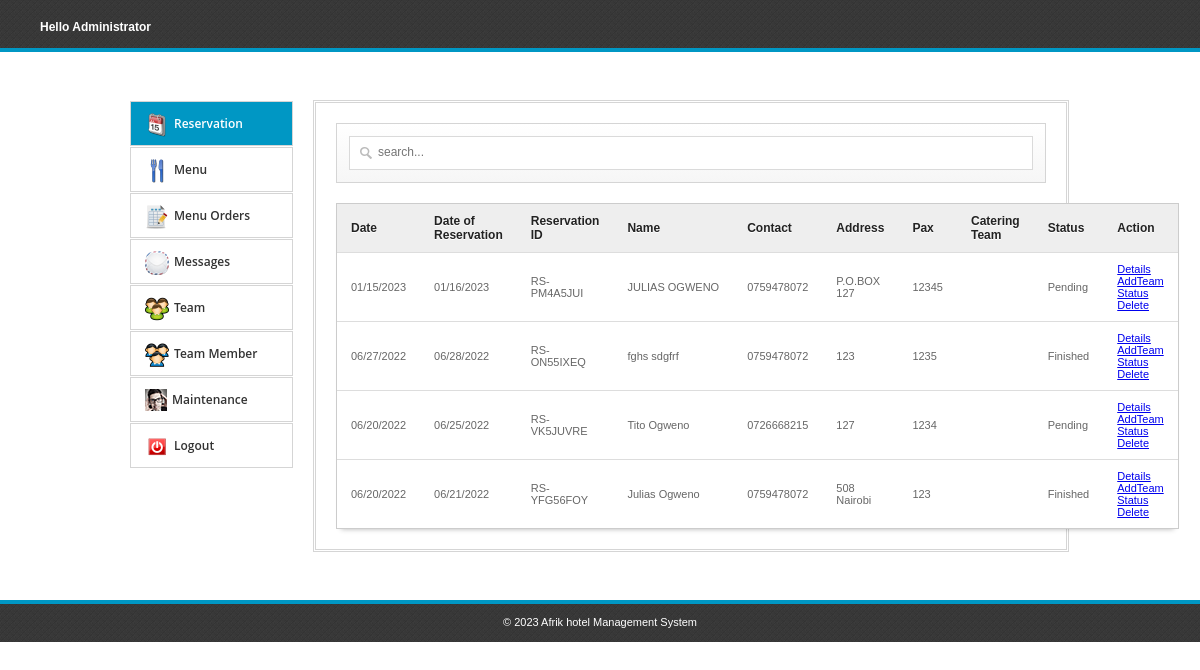
Page /admin/index.php (signed in) on the committed database.
### tables this page shows
CREATE TABLE IF NOT EXISTS `reservation` (
  `id` int(11) NOT NULL AUTO_INCREMENT,
  `res_id` varchar(100) NOT NULL,
  `firstname` varchar(100) NOT NULL,
  `lastname` varchar(100) NOT NULL,
  `address` varchar(100) NOT NULL,
  `contact` varchar(100) NOT NULL,
  `type_res` varchar(100) NOT NULL,
  `date` varchar(100) NOT NULL,
  `pax` varchar(100) NOT NULL,
  `combo` int(11) NOT NULL,
  `amount` varchar(100) NOT NULL,
  `type_catering` varchar(100) NOT NULL,
  `team` varchar(100) NOT NULL,
  `status` varchar(100) NOT NULL,
  `time` varchar(100) NOT NULL,
  `resdate` varchar(100) NOT NULL,
  PRIMARY KEY (`id`)
);

### admin/index.php (the view, shortened to what this page needs)
<html>
<head>
<link rel="stylesheet" href="admin.css">
<link href="src/facebox.css" media="screen" rel="stylesheet" type="text/css" />
</head>
<body>
	<div id="top">
		<div class="logo">
			<span style="float:right; color:#FFFFFF; font-weight:bold; display: inline-block; padding: 20px 0 0 20px;">Hello Administrator</span>
		</div>
	</div>
	<div class="container  clearfix">
		<div class="one-third1 column">
			<ul>
				<li class="active"><a href="index.php"><img alt="" src="img/home.png"><span>Reservation</span></a></li>
				<li><a href="menu.php"><img alt="" src="img/page.png"><span>Menu</span></a></li>
				<li><a href="menuorders.php"><img alt="" src="img/menuorder.png"><span>Menu Orders</span></a></li>
				<li><a href="suggestions.php"><img alt="" src="img/mesage.png"><span>Messages</span></a></li>
				<li><a href="team.php"><img alt="" src="img/team.png"><span>Team</span></a></li>
				<li><a href="teammember.php"><img alt="" src="img/user.png"><span>Team Member</span></a></li>
				<li><a href="adminaccount.php"><img alt="" src="img/userpic.png"><span>Maintenance</span></a></li>
				<li><a href="../index.php"><img alt="" src="img/logout.png"><span>Logout</span></a></li>
			</ul>
		</div>
		<div class="two-thirds1 column">
			<div class="thewraper">
			<div id="formdesign"><input type="text" name="filter" value="" id="filter" placeholder="search..." autocomplete="off" /></div>
			<table id="resultTable" data-responsive="table">
				<thead>
					<tr>
						<th width="3%"> Date </th>
						<th width="3%"> Date of Reservation </th>
						<th width="21%"> Reservation ID </th>
						<th width="11%"> Name </th>
						<th width="11%"> Contact </th>
						<th width="11%"> Address </th>
						<th width="5%"> Pax </th>
						<th width="11%"> Catering Team </th>
						<th width="11%"> Status </th>
						<th width="12%"> Action </th>
					</tr>
				</thead>
				<tbody>
						<?php
							include('../connect.php');
							$result = $db->prepare("SELECT * FROM reservation ORDER BY id DESC");
							$result->execute();
							for($i=0; $row = $result->fetch(); $i++){
						?>
						<tr class="record">
						<td><?php echo $row['resdate']; ?></td>
						<td><?php echo $row['date']; ?></td>
						<td><?php echo $row['res_id']; ?></td>
						<td><?php echo $row['firstname']; ?>&nbsp;<?php echo $row['lastname']; ?></td>
						<td><?php echo $row['contact']; ?></td>
						<td><?php echo $row['address']; ?></td>
						<td><?php echo $row['pax']; ?></td>
						<td><?php echo $row['team']; ?></td>
						<td><?php echo $row['status']; ?></td>
						<td><a rel="facebox" href="details.php?res=<?php echo $row['res_id']; ?>">Details</a><br><a rel="facebox" href="eteam.php?res=<?php echo $row['res_id']; ?>">AddTeam</a><br><a rel="facebox" href="editstatus.php?res=<?php echo $row['res_id']; ?>">Status</a><br><a href="#" id="<?php echo $row['id']; ?>" class="delbutton" title="Click To Delete">Delete</a></td>
						</tr>
						<?php
							}
						?>
				</tbody>
			</table>
			</div>
		</div>
	</div>
	<div id="footer">
		<div class="copyrights">&copy; 2023 Afrik hotel Management System
</div>
	</div>
</body>
</html>

### admin/admin.css (style rules this page uses)
* { -moz-transition: width 1s ease-in-out, left 1.5s ease-in-out; -webkit-transition: width 1s ease-in-out, left 1.5s ease-in-out; -moz-transition: width 1s ease-in-out, left 1.5s ease-in-out; -o-transition: width 1s ease-in-out, left 1.5s ease-in-out; transition: width 1s ease-in-out, left 1.5s ease-in-out; }
body { margin: 0; color: #555555; font-family: Arial,Helvetica,sans-serif; font-size: 12px; }
#top { border-bottom: 4px solid #0097C4; height: 48px; background: url("img/dark.png") repeat scroll 0 0 rgba(0, 0, 0, 0); margin-bottom: 48px; }
#footer { border-top: 4px solid #0097C4; height: 38px; background: url("img/dark.png") repeat scroll 0 0 rgba(0, 0, 0, 0); margin-top: 48px; }
.copyrights { display: block; width: 100%; text-align: center; padding-top: 12px; color: #FFFFFF; font-size: 11px; }
.logo { float: left; width: auto; margin-left: 20px; }
.one-third1 ul { height: auto; margin: 0; padding: 0; list-style: none outside none; }
.one-third1 ul li { margin-top: 1px; position: relative; line-height: 20px; }
.active { background: none repeat scroll 0 0 #0097C4; }
.active a { color: #ffffff !important; }
.one-third1 ul li a { border: 1px solid #D5D5D5; color: #333333; display: block; font-family: 'Open Sans',sans-serif; font-size: 12px; font-weight: 600; padding: 11px 14px; text-decoration: none; }
.one-third1 ul li a img { float: left; margin-right: 5px; }
.one-third1 ul li a span { display: block; white-space: nowrap; margin-top: 1px; }
#formdesign { background: linear-gradient(to bottom, #FFFFFF 0%, #F6F6F6 100%) repeat scroll 0 0 rgba(0, 0, 0, 0); border: 1px solid #D5D5D5; padding: 12px; position: relative; margin: 20px 0; }
#filter { -moz-box-sizing: border-box; background: url("img/big_search.png") no-repeat scroll 10px 10px #FFFFFF; box-shadow: none; display: block; font-size: 12px; height: 34px; margin: 0; padding: 9px 140px 9px 28px; width: 100%; border: 1px solid #DADADA; transition: border 0.2s linear 0s, box-shadow 0.2s linear 0s; padding-top: 6px; }
table { border-collapse: separate; background-color: #FFFFFF; border-spacing: 0; max-width: 100%; }
#resultTable { color: #666666; text-shadow: 0 1px 0 #FFFFFF; width: 100%; border: 1px solid #CCCCCC; box-shadow: 0 5px 5px -5px rgba(0, 0, 0, 0.3); }
#resultTable thead tr th { background: none repeat scroll 0 0 #EEEEEE; color: #222222; padding: 10px 14px; text-align: left; border-top: 0 none; font-size: 12px; }
#resultTable tbody tr td { background-color: #FFFFFF; font-size: 11px; text-align: left; padding: 10px 14px; border-top: 1px solid #DDDDDD; }
.container .column, .container .columns { float: left; display: inline; margin-left: 10px; margin-right: 10px; }
.container { position: relative; width: 960px; margin: 0 auto; padding: 0; }
.container .one-third1.column { width: 163px; }
.container .two-thirds1.column { width: 750px; border: double #D5D5D5; padding-bottom: 20px; }
.thewraper { margin: 0 20px; }
input { border: 1px solid #000000; width: 270px; padding: 5px; margin-bottom: 10px; }
.container:after { content: "\0020"; display: block; height: 0; clear: both; visibility: hidden; }
.clearfix:before, .clearfix:after, .row:before, .row:after { content: '\0020'; display: block; overflow: hidden; visibility: hidden; width: 0; height: 0; }
.row:after, .clearfix:after { clear: both; }
.row, .clearfix { zoom: 1; }

### rows in the picture
reservation: resdate "01/15/2023", date "01/16/2023", res "RS-PM4A5JUI", firstname "JULIAS", lastname "OGWENO", contact "0759478072", address "P.O.BOX 127", pax "12345", status "Pending"
reservation: resdate "06/27/2022", date "06/28/2022", res "RS-ON55IXEQ", firstname "fghs", lastname "sdgfrf", contact "0759478072", address "123", pax "1235", status "Finished"
reservation: resdate "06/20/2022", date "06/25/2022", res "RS-VK5JUVRE", firstname "Tito", lastname "Ogweno", contact "0726668215", address "127", pax "1234", status "Pending"
reservation: resdate "06/20/2022", date "06/21/2022", res "RS-YFG56FOY", firstname "Julias", lastname "Ogweno", contact "0759478072", address "508 Nairobi", pax "123", status "Finished"
